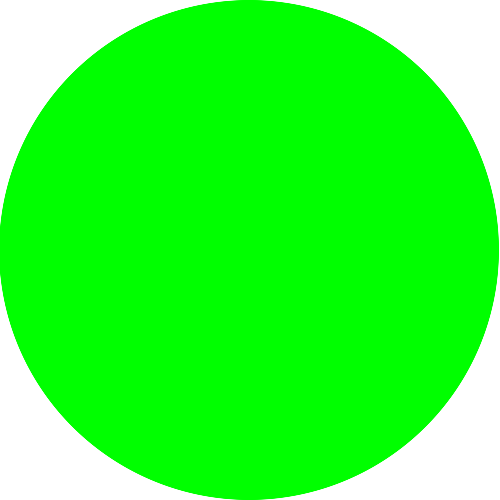
#> input picture disk.png, 500 x 500 px, given in place of the camera
$ python main_irl.py
#> lines starting #> are read from the running program, lines starting #| are printed output that depends on the picture; after the words box and inside, x2 and y2 are one past the last pixel; in counts of white or black regions, pixels touching at a corner belong together
### opencvDefs.py
import cv2
import numpy as np
from math import atan

def get_circle_center(frame, lower_hsv, upper_hsv):
	hsv = cv2.cvtColor(frame, cv2.COLOR_BGR2HSV)
	mask = cv2.inRange(hsv, lower_hsv, upper_hsv)

	circles = cv2.HoughCircles(mask,cv2.HOUGH_GRADIENT,2,40,param1=50,param2=10,minRadius=10,maxRadius=50)

	circleCenter = None

	if circles is not None:
		circles = np.uint16(np.around(circles))
		for i in circles[0,:]:

			# cv2.circle(img, center,      radius, color[, thickness[, lineType[, shift]]])
			cv2.circle(frame,( i[0], i[1]),  i[2], (255,0,0), 3)
			# draw the center of the circle
			cv2.circle(frame,(i[0],i[1]),2,(0,0,255),3)

			circleCenter = (i[0], i[1])

	return circleCenter


def draw_action_line(frame, y):
	p1 = (0   , y)
	p2 = (1000, y)
	color = (0,255,255)
	cv2.line(frame, p1, p2, color, 3)


# [57 lines left out: functions draw_path_prediction, draw_path_prediction2, line_intersection, not called in this run]

def draw_walls(frame, width, height):
	color = (0,0,255)
	cv2.line(frame, (0, 0), (0, height), color, 2)
	cv2.line(frame, (width-1, 0), (width-1, height), color, 2)

### main_irl.py
from subprocess import call
# [4 lines of commented-out code are left out]
import numpy as np
import cv2

from opencvDefs import *

pip3 = True
if pip3:
    try:
        import cv2
    except ImportError:
        call(['pip3', 'install', "python-opencv==3.4.2.17"])
    finally:
        import cv2

else:
    try:
        import cv2
    except ImportError:
        call(['pip', 'install', "python-opencv==3.4.2.17"])
    finally:
        import cv2

cap = cv2.VideoCapture(1)
screen_width = 640
screen_height = 480

cap.set(cv2.CAP_PROP_FRAME_WIDTH, 640)
cap.set(cv2.CAP_PROP_FRAME_HEIGHT, 480)

lowerGreen = (55,   0,   0)
upperGreen = (65, 255, 255)

lowerPink = (int(295/2)-5,   0,   0)
upperPink = (int(295/2)+5, 255, 255)

y_horizontal_line = 600

running = True

previous_center = None
diskCenter = None
first_pass = True

line_right =  ((0          , 0), (0           , screen_height))
line_left  = ((screen_width, 0), (screen_width, screen_height))

def get_position(x):
    return (2*x/screen_width - 1)*100


# running = False
while running:

    ret, frame = cap.read()
#> frame is the input picture: shape (500, 500, 3); mean B, G, R 54.8, 255, 54.8

    draw_action_line(frame, y_horizontal_line)

    previous_center = diskCenter
    diskCenter = get_circle_center(frame, lowerGreen, upperGreen)
#> in get_circle_center, `hsv = cv2.cvtColor(frame, cv2.COLOR_BGR2HSV)`: hsv: shape (500, 500, 3); mean H, S, V 47.3, 200.2, 255
#> in get_circle_center, `mask = cv2.inRange(hsv, lower_hsv, upper_hsv)`:
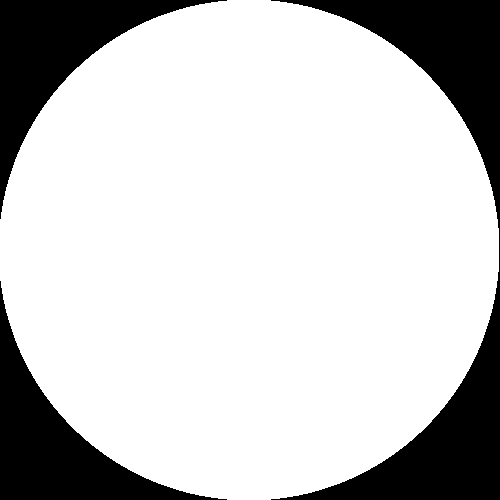
#> mask: shape (500, 500); 78.8% white; 3 black regions, box (x1, y1, x2, y2) and area: (271, 0, 500, 500) 26978, (0, 0, 227, 219) 13011, (0, 281, 227, 500) 13011
#> in get_circle_center, `circles = cv2.HoughCircles(mask,cv2.HOUGH_GRADIENT,2,40,param1=50,para..`: circles = 20 rows, first 8: [375, 91, 48.8], [407, 123, 48.8], [107, 99, 44.4], [399, 391, 44.4], [77, 377, 37.6], [121, 421, 37.6], [15, 433, 46.6], [65, 483, 46.6]
#> in get_circle_center, `circles = np.uint16(np.around(circles))`: circles = 20 rows, first 8: [375, 91, 49], [407, 123, 49], [107, 99, 44], [399, 391, 44], [77, 377, 38], [121, 421, 38], [15, 433, 47], [65, 483, 47]
#> the loop in get_circle_center, `for i in circles[0,:]:` made 20 passes
#> i on passes 1 to 12: [375, 91, 49], [407, 123, 49], [107, 99, 44], [399, 391, 44], [77, 377, 38], [121, 421, 38], [15, 433, 47], [65, 483, 47], [19, 77, 37], [421, 479, 37], [65, 41, 28], [457, 433, 28]
#> after the loop in get_circle_center, `for i in circles[0,:]:`:
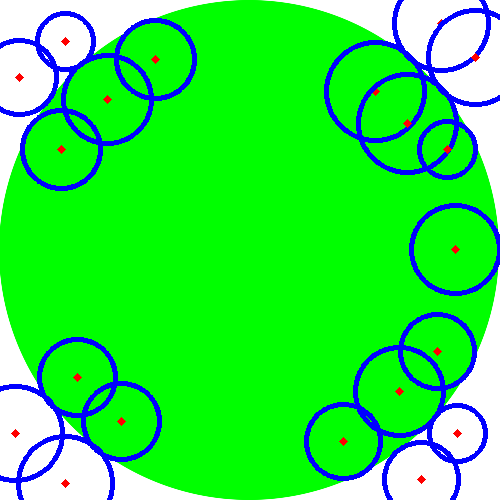
#> frame: shape (500, 500, 3); 8.7% of pixels changed, all inside (x1, y1, x2, y2) = (0, 0, 500, 500)
#> diskCenter = (447, 149)
    cpuStrickerCenter = get_circle_center(frame, lowerPink, upperPink)
#> in get_circle_center (call 2), `hsv = cv2.cvtColor(frame, cv2.COLOR_BGR2HSV)`: hsv: shape (500, 500, 3); mean H, S, V 53.9, 207.8, 255
#> in get_circle_center (call 2), `mask = cv2.inRange(hsv, lower_hsv, upper_hsv)`: mask: shape (500, 500); every value is 0
    draw_walls(frame, screen_width, screen_height)
#> in draw_walls, `cv2.line(frame, (0, 0), (0, height), color, 2)`:
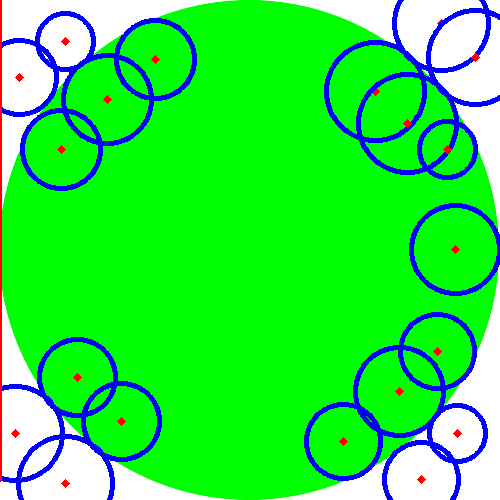
#> frame: shape (500, 500, 3); 0.39% of pixels changed, all inside (x1, y1, x2, y2) = (0, 0, 2, 482)

    if not first_pass:
        line2, aproximando, v = draw_path_prediction(frame, previous_center, diskCenter)
        line11 = (0           , y_horizontal_line)
        line12 = (screen_width, y_horizontal_line)
        intercection_point = line_intersection(frame, (line11, line12), line2, aproximando)
        intercection_point_right = line_intersection(frame, line_left,  line2, aproximando)
        intercection_point_left  = line_intersection(frame, line_right, line2, aproximando)
        if 0 > intercection_point[0] or intercection_point[0] > screen_width:
            if intercection_point_right[1] > intercection_point_left[1]:
                point3, line_3 = draw_path_prediction2(frame, intercection_point_right, v)
            else:
                point3, line_3 = draw_path_prediction2(frame, intercection_point_left, v)
            intercection_point = line_intersection(frame, (line11, line12), line_3, aproximando)
        # cpuStricker.move(cpuStrickerCenter, point3)
        point_x = get_position(intercection_point[0])
        with open("position_x.txt", "w") as txt:
            txt.write(point_x)

    else:
        first_pass = False

    cv2.imshow('OpenCv Window', frame)
    if cv2.waitKey(25) & 0xFF == ord('q'):
#> (key q is pressed here)
        cv2.destroyAllWindows()
        running = False
        break

cap.release()
cv2.destroyAllWindows()
